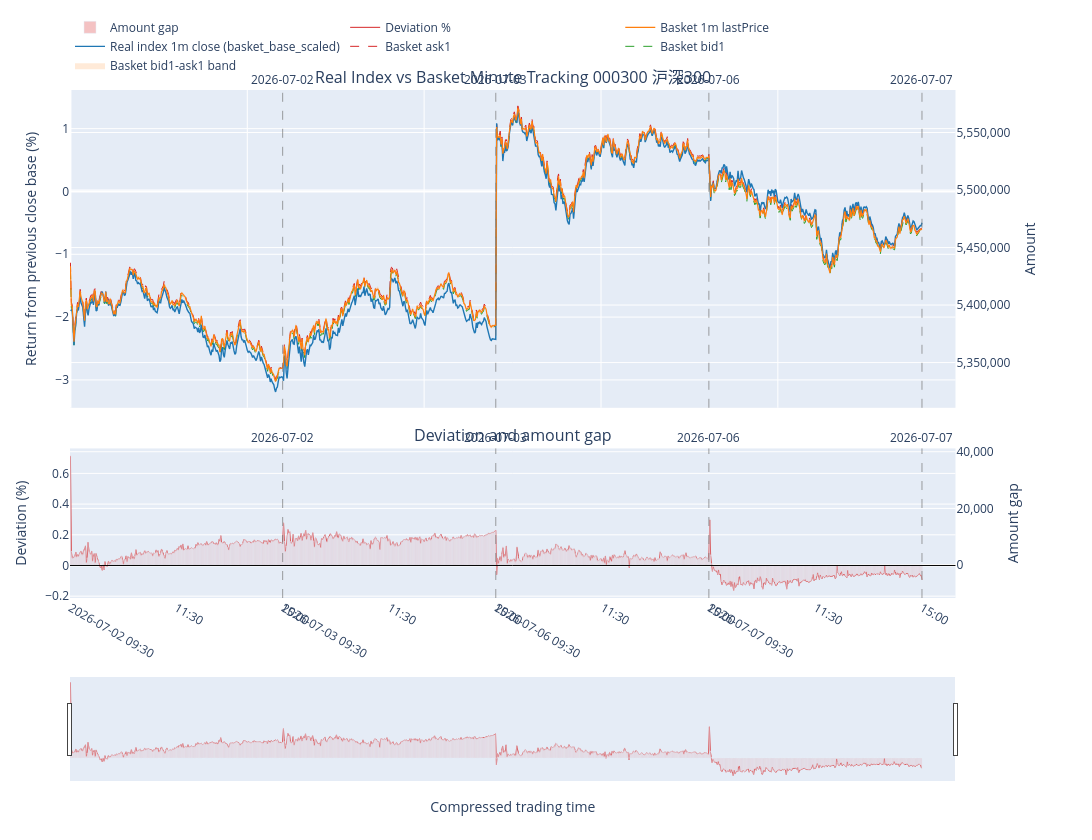

This figure's notebook cell:
### Code cell
print("Baseline date:", baseline_date_dash)
print("Using ETF:", using_etf)
print("Weight source:", weight_source)
print("Close weight data date:", closeweight_data_date)
print("Fitting dates:", fitting_date_ls)
print("Adjusting dates:", adjusting_date_ls)
print("Rule file:", rule_file_path)
print("Target stock value:", target_stock_value)
print("Apply corporate actions:", apply_corporate_actions_to_basket)
print("Adjustment allow over budget:", adjustment_allow_over_budget)
print("Adjustment max over budget ratio:", adjustment_max_over_budget_ratio)
print("Real index price caliber:", real_index_price_caliber)
print("Real index amount mode:", real_index_amount_mode)
print("[Daily Tracking Stats]")
display(df_daily_tracking_stats[[
    "fitting_date",
    "diff_mean_pct",
    "diff_std_pct",
    "diff_max_positive_pct",
    "diff_max_negative_pct",
    "diff_pct95_pct",
    "n_minutes",
    "daily_dividend_cash",
    "cumulative_dividend_cash",
    "corporate_action_enabled",
    "real_index_base_price",
    "real_index_price_caliber",
    "real_index_amount_mode",
]])
print("[Quantity Adjustments]:", len(df_quantity_adjustments))
display(df_quantity_adjustments.head(10))
print("[Dividend Records]:", len(df_dividend_records))
display(df_dividend_records.tail(10))
print("[Adjustment Summary]")
display(df_adjustment_summary)
print("[Adjustment Trades]:", len(df_adjustment_trades))
display(df_adjustment_trades.head(10))
print("[Position Schedule]")
display(df_position_schedule.head(5))
print("[Benchmark Base By Date]")
display(df_benchmark_base_by_date)
display(outputs["matplotlib_fig"])
display(outputs["plotly_fig"])

### Figure 1 — Plotly figure (JSON) as saved in the notebook; plotly's stock layout.template omitted (floating-point values rounded to 4 significant figures; data arrays with more than 128 entries replaced by an {"elided": "..."} marker saying what was removed)
{"data": [{"hoverinfo": "skip", "line": {"width": 0}, "mode": "lines", "showlegend": false, "type": "scatter", "x": {"elided": "964 float values"}, "xaxis": "x", "y": {"elided": "964 float values"}, "yaxis": "y"}, {"customdata": {"elided": "964x1 str values"}, "fill": "tonexty", "fillcolor": "rgba(255,127,14,0.16)", "hovertemplate": "Time=%{customdata[0]}<extra></extra>", "line": {"width": 0}, "mode": "lines", "name": "Basket bid1-ask1 band", "type": "scatter", "x": {"elided": "964 float values"}, "xaxis": "x", "y": {"elided": "964 float values"}, "yaxis": "y"}, {"customdata": {"elided": "964x1 str values"}, "hovertemplate": "Time=%{customdata[0]}<br>Return=%{y:.4f}%<extra></extra>", "line": {"color": "#2ca02c", "dash": "dash", "width": 1}, "mode": "lines", "name": "Basket bid1", "type": "scatter", "x": {"elided": "964 float values"}, "xaxis": "x", "y": {"elided": "964 float values"}, "yaxis": "y"}, {"customdata": {"elided": "964x1 str values"}, "hovertemplate": "Time=%{customdata[0]}<br>Return=%{y:.4f}%<extra></extra>", "line": {"color": "#d62728", "dash": "dash", "width": 1}, "mode": "lines", "name": "Basket ask1", "type": "scatter", "x": {"elided": "964 float values"}, "xaxis": "x", "y": {"elided": "964 float values"}, "yaxis": "y"}, {"customdata": {"elided": "964x2 mixed values"}, "hovertemplate": "Time=%{customdata[0]}<br>Return=%{y:.4f}%<br>Amount=%{customdata[1]:,.2f}<extra></extra>", "line": {"color": "#1f77b4", "width": 1.4}, "mode": "lines", "name": "Real index 1m close (basket_base_scaled)", "type": "scatter", "x": {"elided": "964 float values"}, "xaxis": "x", "y": {"elided": "964 float values"}, "yaxis": "y"}, {"customdata": {"elided": "964x2 mixed values"}, "hovertemplate": "Time=%{customdata[0]}<br>Return=%{y:.4f}%<br>Amount=%{customdata[1]:,.2f}<extra></extra>", "line": {"color": "#ff7f0e", "width": 1.2}, "mode": "lines", "name": "Basket 1m lastPrice", "type": "scatter", "x": {"elided": "964 float values"}, "xaxis": "x", "y": {"elided": "964 float values"}, "yaxis": "y"}, {"hoverinfo": "skip", "line": {"width": 0}, "mode": "lines", "opacity": 0, "showlegend": false, "type": "scatter", "x": {"elided": "964 float values"}, "xaxis": "x", "y": {"elided": "964 float values"}, "yaxis": "y2"}, {"hoverinfo": "skip", "line": {"width": 0}, "mode": "lines", "opacity": 0, "showlegend": false, "type": "scatter", "x": {"elided": "964 float values"}, "xaxis": "x", "y": {"elided": "964 float values"}, "yaxis": "y2"}, {"customdata": {"elided": "964x2 mixed values"}, "hovertemplate": "Time=%{customdata[0]}<br>Deviation=%{y:.4f}%<br>Amount gap=%{customdata[1]:,.2f}<extra></extra>", "line": {"color": "#d62728", "width": 1}, "mode": "lines", "name": "Deviation %", "type": "scatter", "x": {"elided": "964 float values"}, "xaxis": "x2", "y": {"elided": "964 float values"}, "yaxis": "y3"}, {"customdata": {"elided": "964x1 str values"}, "hovertemplate": "Time=%{customdata[0]}<br>Amount gap=%{y:,.2f}<extra></extra>", "marker": {"color": "rgba(214,39,40,0.28)"}, "name": "Amount gap", "type": "bar", "x": {"elided": "964 float values"}, "xaxis": "x2", "y": {"elided": "964 float values"}, "yaxis": "y4"}], "layout": {"annotations": [{"font": {"size": 16}, "showarrow": false, "text": "Real Index vs Basket Minute Tracking 000300 沪深300", "x": 0.47, "xanchor": "center", "xref": "paper", "y": 1, "yanchor": "bottom", "yref": "paper"}, {"font": {"size": 16}, "showarrow": false, "text": "Deviation and amount gap", "x": 0.47, "xanchor": "center", "xref": "paper", "y": 0.2944, "yanchor": "bottom", "yref": "paper"}, {"showarrow": false, "text": "2026-07-02", "x": 240, "xanchor": "center", "xref": "x", "y": 1, "yanchor": "bottom", "yref": "y domain"}, {"showarrow": false, "text": "2026-07-02", "x": 240, "xanchor": "center", "xref": "x2", "y": 1, "yanchor": "bottom", "yref": "y3 domain"}, {"showarrow": false, "text": "2026-07-03", "x": 481, "xanchor": "center", "xref": "x", "y": 1, "yanchor": "bottom", "yref": "y domain"}, {"showarrow": false, "text": "2026-07-03", "x": 481, "xanchor": "center", "xref": "x2", "y": 1, "yanchor": "bottom", "yref": "y3 domain"}, {"showarrow": false, "text": "2026-07-06", "x": 722, "xanchor": "center", "xref": "x", "y": 1, "yanchor": "bottom", "yref": "y domain"}, {"showarrow": false, "text": "2026-07-06", "x": 722, "xanchor": "center", "xref": "x2", "y": 1, "yanchor": "bottom", "yref": "y3 domain"}, {"showarrow": false, "text": "2026-07-07", "x": 963, "xanchor": "center", "xref": "x", "y": 1, "yanchor": "bottom", "yref": "y domain"}, {"showarrow": false, "text": "2026-07-07", "x": 963, "xanchor": "center", "xref": "x2", "y": 1, "yanchor": "bottom", "yref": "y3 domain"}], "height": 840, "hovermode": "x unified", "legend": {"orientation": "h", "x": 0, "xanchor": "left", "y": 1.02, "yanchor": "bottom"}, "margin": {"b": 60, "l": 70, "r": 80, "t": 90}, "shapes": [{"line": {"color": "rgba(120,120,120,0.7)", "dash": "dash", "width": 1}, "type": "line", "x0": 240, "x1": 240, "xref": "x", "y0": 0, "y1": 1, "yref": "y domain"}, {"line": {"color": "rgba(120,120,120,0.7)", "dash": "dash", "width": 1}, "type": "line", "x0": 240, "x1": 240, "xref": "x2", "y0": 0, "y1": 1, "yref": "y3 domain"}, {"line": {"color": "rgba(120,120,120,0.7)", "dash": "dash", "width": 1}, "type": "line", "x0": 481, "x1": 481, "xref": "x", "y0": 0, "y1": 1, "yref": "y domain"}, {"line": {"color": "rgba(120,120,120,0.7)", "dash": "dash", "width": 1}, "type": "line", "x0": 481, "x1": 481, "xref": "x2", "y0": 0, "y1": 1, "yref": "y3 domain"}, {"line": {"color": "rgba(120,120,120,0.7)", "dash": "dash", "width": 1}, "type": "line", "x0": 722, "x1": 722, "xref": "x", "y0": 0, "y1": 1, "yref": "y domain"}, {"line": {"color": "rgba(120,120,120,0.7)", "dash": "dash", "width": 1}, "type": "line", "x0": 722, "x1": 722, "xref": "x2", "y0": 0, "y1": 1, "yref": "y3 domain"}, {"line": {"color": "rgba(120,120,120,0.7)", "dash": "dash", "width": 1}, "type": "line", "x0": 963, "x1": 963, "xref": "x", "y0": 0, "y1": 1, "yref": "y domain"}, {"line": {"color": "rgba(120,120,120,0.7)", "dash": "dash", "width": 1}, "type": "line", "x0": 963, "x1": 963, "xref": "x2", "y0": 0, "y1": 1, "yref": "y3 domain"}, {"line": {"color": "black", "width": 1}, "type": "line", "x0": 0, "x1": 1, "xref": "x2 domain", "y0": 0, "y1": 0, "yref": "y3"}], "width": 1350, "xaxis": {"anchor": "y", "domain": [0, 0.94], "matches": "x2", "showticklabels": false}, "xaxis2": {"anchor": "y3", "domain": [0, 0.94], "rangeslider": {"visible": true}, "tickmode": "array", "ticktext": ["2026-07-02\n09:30", "11:30", "15:00", "2026-07-03\n09:30", "11:30", "15:00", "2026-07-06\n09:30", "11:30", "15:00", "2026-07-07\n09:30", "11:30", "15:00"], "tickvals": [0, 120, 240, 241, 361, 481, 482, 602, 722, 723, 843, 963], "title": {"text": "Compressed trading time"}}, "yaxis": {"anchor": "x", "domain": [0.3744, 1], "title": {"text": "Return from previous close base (%)"}}, "yaxis2": {"anchor": "x", "overlaying": "y", "side": "right", "tickformat": ",.0f", "title": {"text": "Amount"}}, "yaxis3": {"anchor": "x2", "domain": [0, 0.2944], "title": {"text": "Deviation (%)"}}, "yaxis4": {"anchor": "x2", "overlaying": "y3", "side": "right", "tickformat": ",.0f", "title": {"text": "Amount gap"}}}}
